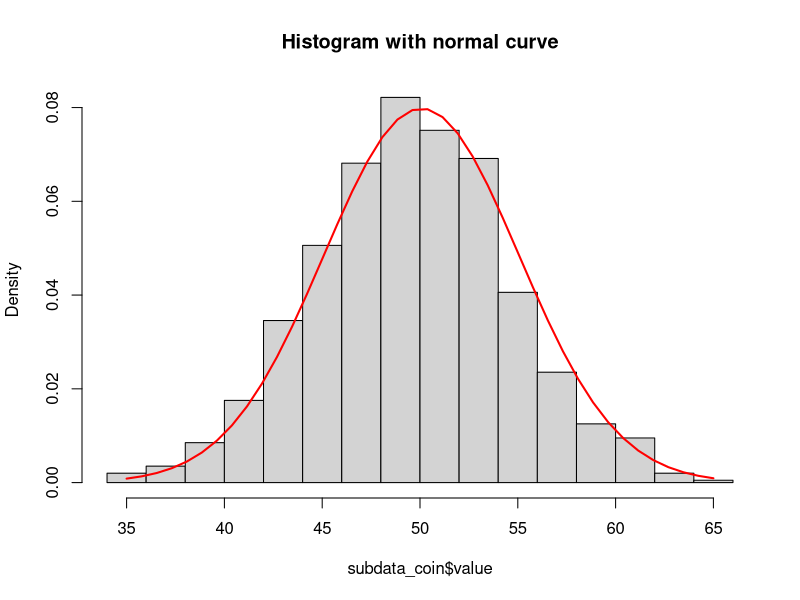

R code for this plot:
myname <- "Shuting Li"

set.seed(1)

data_coin <- data.frame(ID=c(1:1000),value=rbinom(1000,100,0.5))
subdata_coin <- subset(data_coin,value>=35 & value<=65) 

hist(subdata_coin$value, prob = TRUE, main = "Histogram with normal curve")
x <- seq(35,65, length = 40)
y <- dnorm(x, mean = mean(subdata_coin$value), sd = sd(subdata_coin$value))
lines(x, y, col = "red", lwd = 2)

